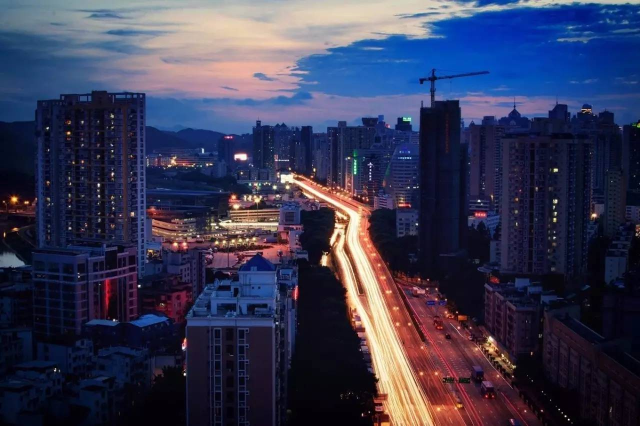
#> input picture 常用第三方模块/test.jpg, 1280 x 852 px (shown at 1/2 size)
$ python pillow_test.py
#> lines starting #> are read from the running program, lines starting #| are printed output that depends on the picture
from PIL import Image, ImageDraw, ImageFont, ImageFilter

import random

# 打开一个JPG图像文件，注意是当前路径
im = Image.open('test.jpg')
#> im is the input picture: PIL image 1280x852 RGB; mean R, G, B 56.2, 57, 83.7

# 获得图像尺寸
w, h = im.size
#> w = 1280; h = 852
print('Original image size: %sx%s' % (w, h))
#| Original image size: 1280x852

# 缩放到50%:
im.thumbnail((w//2, h//2))
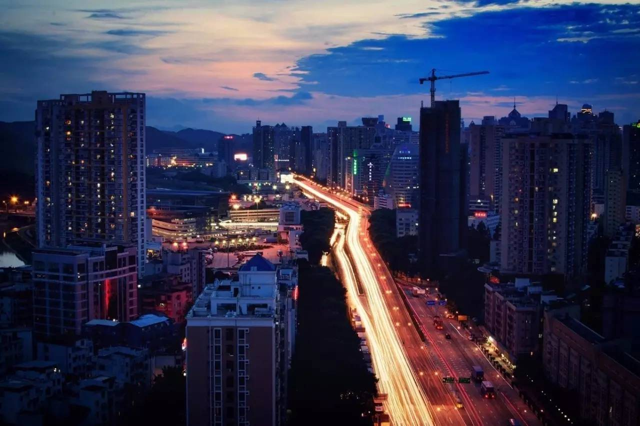
#> im: PIL image 640x426 RGB; mean R, G, B 56.2, 57, 83.7
print('Resize image to: %sx%s' % (w//2, h//2))
#| Resize image to: 640x426
# 把缩放后的图像用png格式保存:
im.save('thumbnail.png', 'png')

# 打开一个jpg图像文件，注意是当前路径:
im = Image.open('test.jpg')
# 应用模糊滤镜:
im2 = im.filter(ImageFilter.BLUR)
im2.save('blur.jpg', 'jpeg')

# 随机字母:
def rndChar():
    return chr(random.randint(65, 90))

# 随机颜色1:
def rndColor():
    return (random.randint(64, 255), random.randint(64, 255), random.randint(64, 255))

# 随机颜色2:
def rndColor2():
    return (random.randint(32, 127), random.randint(32, 127), random.randint(32, 127))

# 240 x 60:
width = 60 * 4
height = 60
image = Image.new('RGB', (width, height), (255, 255, 255))
#> image: PIL image 240x60 RGB; every value is 255
# 创建Font对象:
font = ImageFont.truetype('Arial.ttf', 36)
# 创建Draw对象:
draw = ImageDraw.Draw(image)
# 填充每个像素:
for x in range(width):
    for y in range(height):
        draw.point((x, y), fill=rndColor())
# 输出文字:
for t in range(4):
    draw.text((60 * t + 10, 10), rndChar(), font=font, fill=rndColor2())
# 模糊:
image = image.filter(ImageFilter.BLUR)
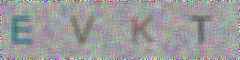
#> image: PIL image 240x60 RGB; mean R, G, B 156, 155.4, 156.4
image.save('code.jpg', 'jpeg')
